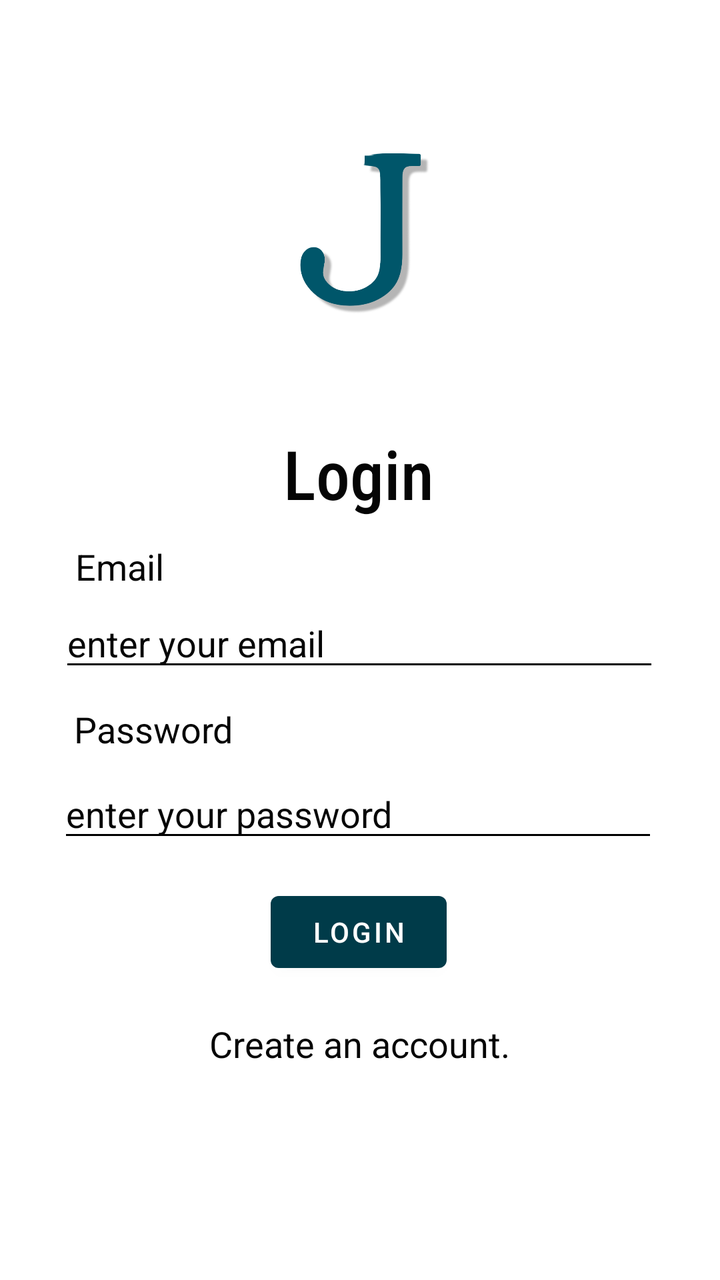
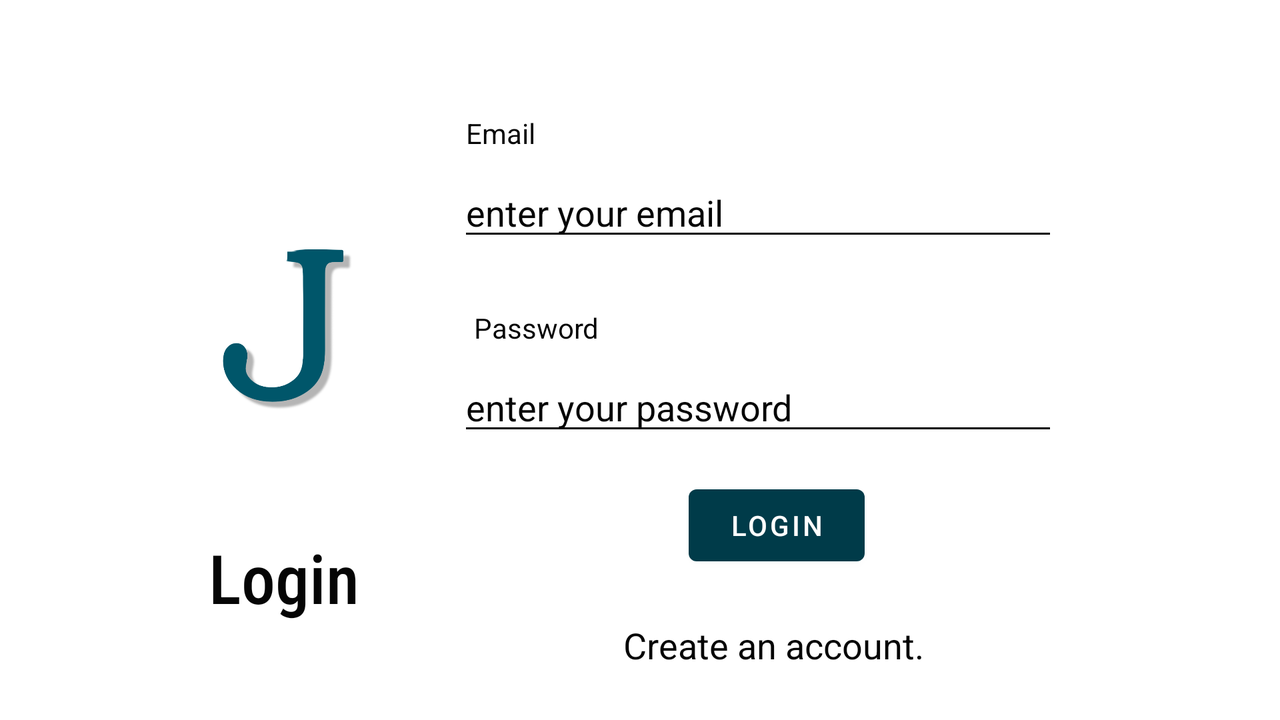

First picture: res/layout/ on a phone held upright. Second picture: the repository's own variant of that layout, on a device whose configuration matches the variant's folder. Source for both follows.
<!-- AndroidManifest.xml: application theme Theme.Java_App -->
<!-- res/layout/activity_login.xml -->
<?xml version="1.0" encoding="utf-8"?>
<androidx.constraintlayout.widget.ConstraintLayout xmlns:android="http://schemas.android.com/apk/res/android"
    xmlns:app="http://schemas.android.com/apk/res-auto"
    xmlns:tools="http://schemas.android.com/tools"
    android:layout_width="match_parent"
    android:layout_height="match_parent"
    tools:context=".Login">

    <Button
        android:id="@+id/LoginButton"
        android:layout_width="wrap_content"
        android:layout_height="wrap_content"
        android:layout_marginTop="16dp"
        android:text="@string/login"
        android:textColor="@color/white"
        app:layout_constraintEnd_toEndOf="parent"
        app:layout_constraintHorizontal_bias="0.498"
        app:layout_constraintStart_toStartOf="parent"
        app:layout_constraintTop_toBottomOf="@+id/LoginPasswordTextView" />

    <EditText
        android:id="@+id/LoginEmailTextView"
        android:layout_width="300dp"
        android:layout_height="wrap_content"
        android:layout_marginTop="40dp"
        android:ems="10"
        android:hint="@string/TypeEmail"
        android:importantForAutofill="no"
        android:inputType="textEmailAddress"
        app:layout_constraintEnd_toEndOf="parent"
        app:layout_constraintHorizontal_bias="0.494"
        app:layout_constraintStart_toStartOf="parent"
        app:layout_constraintTop_toBottomOf="@+id/LoginTextView" />

    <EditText
        android:id="@+id/LoginPasswordTextView"
        android:layout_width="300dp"
        android:layout_height="wrap_content"
        android:layout_marginTop="44dp"
        android:ems="10"
        android:hint="@string/TypePassword"
        android:importantForAutofill="no"
        android:inputType="textPassword"
        app:layout_constraintEnd_toEndOf="parent"
        app:layout_constraintHorizontal_bias="0.486"
        app:layout_constraintStart_toStartOf="parent"
        app:layout_constraintTop_toBottomOf="@+id/LoginEmailTextView" />

    <TextView
        android:id="@+id/EmailTextView"
        android:layout_width="wrap_content"
        android:layout_height="wrap_content"
        android:layout_marginStart="8dp"
        android:layout_marginBottom="4dp"
        android:text="@string/Email"
        android:textSize="18sp"
        app:layout_constraintBottom_toTopOf="@+id/LoginEmailTextView"
        app:layout_constraintStart_toStartOf="@+id/LoginEmailTextView" />

    <TextView
        android:id="@+id/LoginTextView"
        android:layout_width="wrap_content"
        android:layout_height="wrap_content"
        android:layout_marginTop="12dp"
        android:fontFamily="sans-serif-condensed-medium"
        android:text="@string/login"
        android:textAppearance="@style/TextAppearance.AppCompat.Display1"
        app:layout_constraintEnd_toEndOf="parent"
        app:layout_constraintHorizontal_bias="0.498"
        app:layout_constraintStart_toStartOf="parent"
        app:layout_constraintTop_toBottomOf="@+id/imageView2" />

    <TextView
        android:id="@+id/PasswordTextView"
        android:layout_width="wrap_content"
        android:layout_height="wrap_content"
        android:layout_marginStart="8dp"
        android:layout_marginBottom="8dp"
        android:text="@string/Password"
        android:textSize="18sp"
        app:layout_constraintBottom_toTopOf="@+id/LoginPasswordTextView"
        app:layout_constraintStart_toStartOf="@+id/LoginPasswordTextView" />

    <TextView
        android:id="@+id/SignUpTextView"
        android:layout_width="160dp"
        android:layout_height="40dp"
        android:layout_marginTop="12dp"
        android:clickable="false"
        android:gravity="center"
        android:onClick="onClick"
        android:text="@string/create_an_account"
        android:textAppearance="@style/TextAppearance.AppCompat.Medium"
        app:layout_constraintEnd_toEndOf="parent"
        app:layout_constraintHorizontal_bias="0.498"
        app:layout_constraintStart_toStartOf="parent"
        app:layout_constraintTop_toBottomOf="@+id/LoginButton" />

    <ImageView
        android:id="@+id/imageView2"
        android:layout_width="121dp"
        android:layout_height="174dp"
        android:layout_marginTop="28dp"
        android:contentDescription="@string/java_logo"
        app:layout_constraintEnd_toEndOf="parent"
        app:layout_constraintStart_toStartOf="parent"
        app:layout_constraintTop_toTopOf="parent"
        app:srcCompat="@drawable/java_app_icon_nobackground" />

</androidx.constraintlayout.widget.ConstraintLayout>
<!-- resources referenced by this layout -->
<resources>
  <color name="white">#FFFFFFFF</color>
  <!-- drawable java_app_icon_nobackground: png bitmap (drawable, 28989 bytes) -->
  <string name="Email">Email</string>
  <string name="Password">Password</string>
  <string name="TypeEmail">enter your email</string>
  <string name="TypePassword">enter your password</string>
  <string name="create_an_account">Create an account.</string>
  <string name="java_logo">Java Logo</string>
  <string name="login">Login</string>
  <style name="Theme.Java_App" parent="Theme.MaterialComponents.DayNight.DarkActionBar">
          
          <item name="colorPrimary">@color/navy_500</item>
          <item name="colorPrimaryVariant">@color/navy_700</item>
          <item name="colorOnPrimary">@color/white</item>
          
          <item name="colorSecondary">@color/orange_200</item>
          <item name="colorSecondaryVariant">@color/orange_700</item>
          <item name="colorOnSecondary">@color/black</item>
          
          <item name="android:statusBarColor" tools:targetApi="l">?attr/colorPrimaryVariant</item>
          
          <item name="android:imageButtonStyle">@color/navy_500</item>
          <item name="android:textColor">@color/blackText</item>
          <item name="android:textColorSecondary">@color/black</item>
          <item name="android:indeterminateTint">@color/blackText</item>
          <item name="android:seekBarStyle">@color/blackText</item>
          <item name="android:textColorHint">@color/blackText</item>
      </style>
  <color name="navy_500">#003B49</color>
  <color name="navy_700">#001521</color>
  <color name="orange_200">#f19953</color>
  <color name="orange_700">#ba6a26</color>
  <color name="black">#FF000000</color>
  <color name="blackText">#050505</color>
</resources>
<!-- res/layout-land/activity_login.xml (the repository's variant of the layout above) -->
<!-- drawn on the phone turned sideways -->
<?xml version="1.0" encoding="utf-8"?>
<androidx.constraintlayout.widget.ConstraintLayout xmlns:android="http://schemas.android.com/apk/res/android"
    xmlns:app="http://schemas.android.com/apk/res-auto"
    xmlns:tools="http://schemas.android.com/tools"
    android:layout_width="match_parent"
    android:layout_height="match_parent"
    tools:context=".Login">

    <Button
        android:id="@+id/LoginButton"
        android:layout_width="wrap_content"
        android:layout_height="wrap_content"
        android:layout_marginTop="16dp"
        android:text="@string/login"
        android:textColor="@color/white"
        app:layout_constraintEnd_toEndOf="parent"
        app:layout_constraintHorizontal_bias="0.624"
        app:layout_constraintStart_toStartOf="parent"
        app:layout_constraintTop_toBottomOf="@+id/LoginPasswordTextView" />

    <EditText
        android:id="@+id/LoginPasswordTextView"
        android:layout_width="300dp"
        android:layout_height="wrap_content"
        android:layout_marginTop="56dp"
        android:ems="10"
        android:hint="@string/TypePassword"
        android:importantForAutofill="no"
        android:inputType="textPassword"
        app:layout_constraintEnd_toEndOf="parent"
        app:layout_constraintHorizontal_bias="0.674"
        app:layout_constraintStart_toStartOf="parent"
        app:layout_constraintTop_toBottomOf="@+id/LoginEmailTextView" />

    <TextView
        android:id="@+id/SignUpTextView"
        android:layout_width="160dp"
        android:layout_height="40dp"
        android:layout_marginTop="16dp"
        android:clickable="false"
        android:gravity="center"
        android:onClick="onClick"
        android:text="@string/create_an_account"
        android:textAppearance="@style/TextAppearance.AppCompat.Medium"
        app:layout_constraintEnd_toEndOf="parent"
        app:layout_constraintHorizontal_bias="0.639"
        app:layout_constraintStart_toStartOf="parent"
        app:layout_constraintTop_toBottomOf="@+id/LoginButton" />

    <EditText
        android:id="@+id/LoginEmailTextView"
        android:layout_width="300dp"
        android:layout_height="wrap_content"
        android:layout_marginTop="84dp"
        android:ems="10"
        android:hint="@string/TypeEmail"
        android:importantForAutofill="no"
        android:inputType="textEmailAddress"
        app:layout_constraintEnd_toEndOf="parent"
        app:layout_constraintHorizontal_bias="0.674"
        app:layout_constraintStart_toStartOf="parent"
        app:layout_constraintTop_toTopOf="parent" />

    <TextView
        android:id="@+id/EmailTextView"
        android:layout_width="wrap_content"
        android:layout_height="wrap_content"
        android:layout_marginStart="4dp"
        android:layout_marginBottom="8dp"
        android:text="@string/Email"
        app:layout_constraintBottom_toTopOf="@+id/LoginEmailTextView"
        app:layout_constraintStart_toStartOf="@+id/LoginEmailTextView" />

    <TextView
        android:id="@+id/LoginTextView"
        android:layout_width="wrap_content"
        android:layout_height="wrap_content"
        android:layout_marginTop="16dp"
        android:fontFamily="sans-serif-condensed-medium"
        android:text="@string/login"
        android:textAppearance="@style/TextAppearance.AppCompat.Display1"
        app:layout_constraintEnd_toEndOf="@+id/imageView2"
        app:layout_constraintHorizontal_bias="0.511"
        app:layout_constraintStart_toStartOf="@+id/imageView2"
        app:layout_constraintTop_toBottomOf="@+id/imageView2" />

    <TextView
        android:id="@+id/PasswordTextView"
        android:layout_width="wrap_content"
        android:layout_height="wrap_content"
        android:layout_marginStart="8dp"
        android:layout_marginBottom="8dp"
        android:text="@string/Password"
        app:layout_constraintBottom_toTopOf="@+id/LoginPasswordTextView"
        app:layout_constraintStart_toStartOf="@+id/LoginPasswordTextView" />

    <ImageView
        android:id="@+id/imageView2"
        android:layout_width="121dp"
        android:layout_height="174dp"
        android:layout_marginTop="76dp"
        android:contentDescription="@string/java_logo"
        app:layout_constraintEnd_toEndOf="parent"
        app:layout_constraintHorizontal_bias="0.156"
        app:layout_constraintStart_toStartOf="parent"
        app:layout_constraintTop_toTopOf="parent"
        app:srcCompat="@drawable/java_app_icon_nobackground" />

</androidx.constraintlayout.widget.ConstraintLayout>
